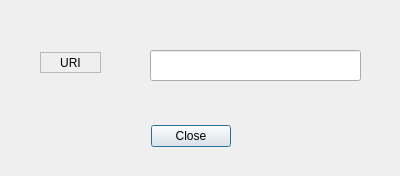
<?xml version="1.0" encoding="UTF-8"?>
<ui version="4.0">
 <class>ShowUriDialog</class>
 <widget class="QDialog" name="ShowUriDialog">
  <property name="geometry">
   <rect>
    <x>0</x>
    <y>0</y>
    <width>400</width>
    <height>176</height>
   </rect>
  </property>
  <property name="windowTitle">
   <string>Dialog</string>
  </property>
  <widget class="QDialogButtonBox" name="buttonBox">
   <property name="geometry">
    <rect>
     <x>20</x>
     <y>120</y>
     <width>341</width>
     <height>32</height>
    </rect>
   </property>
   <property name="layoutDirection">
    <enum>Qt::LeftToRight</enum>
   </property>
   <property name="orientation">
    <enum>Qt::Horizontal</enum>
   </property>
   <property name="standardButtons">
    <set>QDialogButtonBox::Close</set>
   </property>
   <property name="centerButtons">
    <bool>true</bool>
   </property>
  </widget>
  <widget class="QLineEdit" name="lineEdit">
   <property name="geometry">
    <rect>
     <x>150</x>
     <y>50</y>
     <width>211</width>
     <height>31</height>
    </rect>
   </property>
   <property name="alignment">
    <set>Qt::AlignCenter</set>
   </property>
   <property name="readOnly">
    <bool>true</bool>
   </property>
  </widget>
  <widget class="QLabel" name="label">
   <property name="geometry">
    <rect>
     <x>40</x>
     <y>52</y>
     <width>61</width>
     <height>21</height>
    </rect>
   </property>
   <property name="frameShape">
    <enum>QFrame::StyledPanel</enum>
   </property>
   <property name="text">
    <string>URI</string>
   </property>
   <property name="alignment">
    <set>Qt::AlignCenter</set>
   </property>
  </widget>
 </widget>
 <resources/>
 <connections>
  <connection>
   <sender>buttonBox</sender>
   <signal>accepted()</signal>
   <receiver>ShowUriDialog</receiver>
   <slot>accept()</slot>
   <hints>
    <hint type="sourcelabel">
     <x>248</x>
     <y>254</y>
    </hint>
    <hint type="destinationlabel">
     <x>157</x>
     <y>274</y>
    </hint>
   </hints>
  </connection>
  <connection>
   <sender>buttonBox</sender>
   <signal>rejected()</signal>
   <receiver>ShowUriDialog</receiver>
   <slot>reject()</slot>
   <hints>
    <hint type="sourcelabel">
     <x>316</x>
     <y>260</y>
    </hint>
    <hint type="destinationlabel">
     <x>286</x>
     <y>274</y>
    </hint>
   </hints>
  </connection>
 </connections>
</ui>
